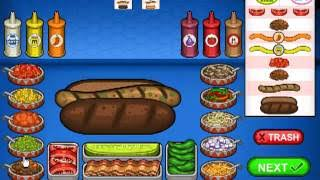
#> input picture Assets/images.jpg, 320 x 180 px
$ python -i detail_board.py   (imports and definitions only)
#> lines starting #> are read from the running program, lines starting #| are printed output that depends on the picture
#!/usr/bin/env python3
"""Detail pass: per-element zoomed side-by-side of reference vs capture (or mockup), one tile per element.

Whole-HUD scores hide small mistakes (a missing 2 px stem that makes an icon unreadable, a dot 1.5 px off
center, square corners where the reference is rounded). This board puts every element under a magnifier.

  python detail_board.py ref.jpg capture.png --layout out/layout.json -o details.png
  python detail_board.py ref.jpg mock.png --layout out/layout.json --only "asset-*" --zoom 5
  python detail_board.py ref.jpg cap.png --box "drone:1085,470,200,160" --box "battery:605,585,65,115"

Boxes are in reference pixels; the candidate is resized to the reference size (capture = cropped stage). Each tile:
reference | candidate | 50% overlay, magnified with nearest-neighbour + a 10 px grid labelled in full-image px.
Read each tile against the DETAIL CHECKLIST in references/verification.md.
"""
from __future__ import annotations

import argparse
import fnmatch
import json

from PIL import Image, ImageDraw

PAD = 8


def norm(path: str, size: tuple[int, int] | None = None) -> Image.Image:
#> called with path = '../../../../Assets/images.jpg'
    im = Image.open(path).convert("RGBA")
    bg = Image.new("RGBA", im.size, (90, 95, 100, 255))
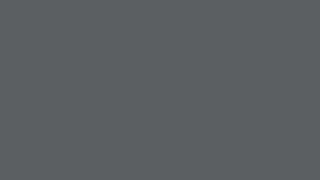
#> bg: PIL image 320x180 RGBA; mean R, G, B, A 90, 95, 100, 255
    bg.alpha_composite(im)
    im = bg.convert("RGB")
#> im is the input picture: PIL image 320x180 RGB; mean R, G, B 97.2, 109.9, 127.4
    return im if size is None or im.size == size else im.resize(size, Image.LANCZOS)


# [65 lines left out: functions tile, main, not called in this run]


# [2 lines not run here, left out]

>>> result = norm('../../../../Assets/images.jpg')
